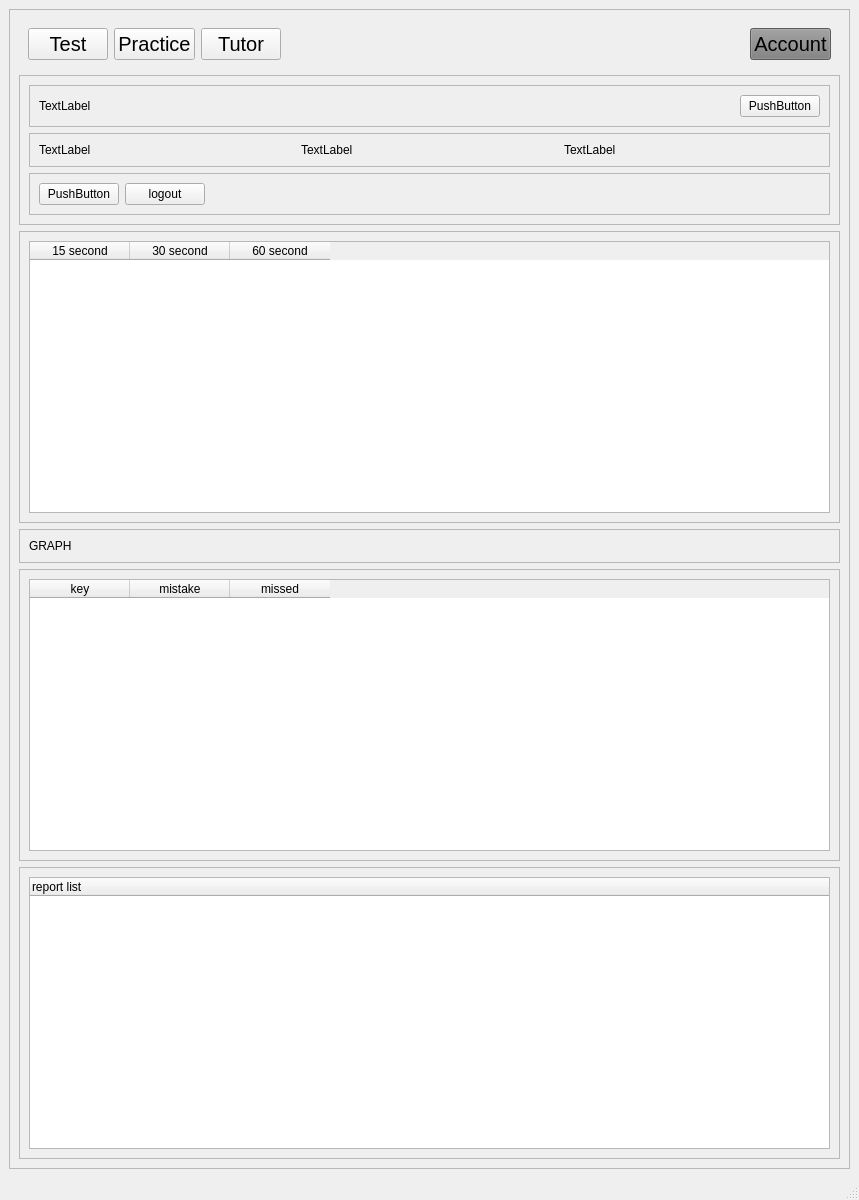
<?xml version="1.0" encoding="UTF-8"?>
<ui version="4.0">
 <class>MainWindow</class>
 <widget class="QMainWindow" name="MainWindow">
  <property name="geometry">
   <rect>
    <x>0</x>
    <y>0</y>
    <width>859</width>
    <height>1200</height>
   </rect>
  </property>
  <property name="windowTitle">
   <string>MainWindow</string>
  </property>
  <widget class="QWidget" name="centralwidget">
   <layout class="QGridLayout" name="gridLayout_2">
    <item row="0" column="0">
     <widget class="QScrollArea" name="scrollArea">
      <property name="widgetResizable">
       <bool>true</bool>
      </property>
      <widget class="QWidget" name="scrollAreaWidgetContents">
       <property name="geometry">
        <rect>
         <x>0</x>
         <y>0</y>
         <width>839</width>
         <height>1137</height>
        </rect>
       </property>
       <layout class="QGridLayout" name="gridLayout">
        <item row="0" column="0">
         <widget class="QFrame" name="frame">
          <property name="sizePolicy">
           <sizepolicy hsizetype="Preferred" vsizetype="Preferred">
            <horstretch>0</horstretch>
            <verstretch>0</verstretch>
           </sizepolicy>
          </property>
          <property name="font">
           <font>
            <pointsize>15</pointsize>
           </font>
          </property>
          <property name="styleSheet">
           <string notr="true"/>
          </property>
          <property name="frameShape">
           <enum>QFrame::NoFrame</enum>
          </property>
          <property name="frameShadow">
           <enum>QFrame::Plain</enum>
          </property>
          <layout class="QHBoxLayout" name="horizontalLayout">
           <item>
            <widget class="QPushButton" name="test_session">
             <property name="font">
              <font>
               <pointsize>15</pointsize>
              </font>
             </property>
             <property name="styleSheet">
              <string notr="true"/>
             </property>
             <property name="text">
              <string>Test</string>
             </property>
             <property name="checkable">
              <bool>false</bool>
             </property>
            </widget>
           </item>
           <item>
            <widget class="QPushButton" name="practice_button">
             <property name="font">
              <font>
               <pointsize>15</pointsize>
              </font>
             </property>
             <property name="styleSheet">
              <string notr="true"/>
             </property>
             <property name="text">
              <string>Practice</string>
             </property>
            </widget>
           </item>
           <item>
            <widget class="QPushButton" name="pushButton_3">
             <property name="font">
              <font>
               <pointsize>15</pointsize>
              </font>
             </property>
             <property name="styleSheet">
              <string notr="true"/>
             </property>
             <property name="text">
              <string>Tutor</string>
             </property>
            </widget>
           </item>
           <item>
            <spacer name="horizontalSpacer">
             <property name="font">
              <font>
               <pointsize>15</pointsize>
              </font>
             </property>
             <property name="orientation">
              <enum>Qt::Horizontal</enum>
             </property>
             <property name="sizeHint" stdset="0">
              <size>
               <width>40</width>
               <height>20</height>
              </size>
             </property>
            </spacer>
           </item>
           <item>
            <widget class="QPushButton" name="account_btn">
             <property name="font">
              <font>
               <pointsize>15</pointsize>
              </font>
             </property>
             <property name="styleSheet">
              <string notr="true">background-color:#7f7f7f;</string>
             </property>
             <property name="text">
              <string>Account</string>
             </property>
            </widget>
           </item>
          </layout>
         </widget>
        </item>
        <item row="1" column="0">
         <widget class="QFrame" name="frame_3">
          <property name="frameShape">
           <enum>QFrame::StyledPanel</enum>
          </property>
          <property name="frameShadow">
           <enum>QFrame::Raised</enum>
          </property>
          <layout class="QVBoxLayout" name="verticalLayout">
           <item>
            <widget class="QFrame" name="frame_4">
             <property name="frameShape">
              <enum>QFrame::StyledPanel</enum>
             </property>
             <property name="frameShadow">
              <enum>QFrame::Raised</enum>
             </property>
             <layout class="QHBoxLayout" name="horizontalLayout_2">
              <item>
               <widget class="QLabel" name="label">
                <property name="text">
                 <string>TextLabel</string>
                </property>
               </widget>
              </item>
              <item>
               <spacer name="horizontalSpacer_2">
                <property name="orientation">
                 <enum>Qt::Horizontal</enum>
                </property>
                <property name="sizeHint" stdset="0">
                 <size>
                  <width>543</width>
                  <height>20</height>
                 </size>
                </property>
               </spacer>
              </item>
              <item>
               <widget class="QPushButton" name="pushButton">
                <property name="text">
                 <string>PushButton</string>
                </property>
               </widget>
              </item>
             </layout>
            </widget>
           </item>
           <item>
            <widget class="QFrame" name="frame_5">
             <property name="frameShape">
              <enum>QFrame::StyledPanel</enum>
             </property>
             <property name="frameShadow">
              <enum>QFrame::Raised</enum>
             </property>
             <layout class="QHBoxLayout" name="horizontalLayout_3">
              <item>
               <widget class="QLabel" name="label_2">
                <property name="text">
                 <string>TextLabel</string>
                </property>
               </widget>
              </item>
              <item>
               <widget class="QLabel" name="label_3">
                <property name="text">
                 <string>TextLabel</string>
                </property>
               </widget>
              </item>
              <item>
               <widget class="QLabel" name="label_4">
                <property name="text">
                 <string>TextLabel</string>
                </property>
               </widget>
              </item>
             </layout>
            </widget>
           </item>
           <item>
            <widget class="QFrame" name="frame_6">
             <property name="frameShape">
              <enum>QFrame::StyledPanel</enum>
             </property>
             <property name="frameShadow">
              <enum>QFrame::Raised</enum>
             </property>
             <layout class="QGridLayout" name="gridLayout_7">
              <item row="0" column="0">
               <widget class="QPushButton" name="pushButton_2">
                <property name="text">
                 <string>PushButton</string>
                </property>
               </widget>
              </item>
              <item row="0" column="1">
               <widget class="QPushButton" name="logout_btn">
                <property name="text">
                 <string>logout</string>
                </property>
               </widget>
              </item>
              <item row="0" column="2">
               <spacer name="horizontalSpacer_3">
                <property name="orientation">
                 <enum>Qt::Horizontal</enum>
                </property>
                <property name="sizeHint" stdset="0">
                 <size>
                  <width>516</width>
                  <height>20</height>
                 </size>
                </property>
               </spacer>
              </item>
             </layout>
            </widget>
           </item>
          </layout>
         </widget>
        </item>
        <item row="2" column="0">
         <widget class="QFrame" name="frame_7">
          <property name="frameShape">
           <enum>QFrame::StyledPanel</enum>
          </property>
          <property name="frameShadow">
           <enum>QFrame::Raised</enum>
          </property>
          <layout class="QGridLayout" name="gridLayout_3">
           <item row="0" column="0">
            <widget class="QTableWidget" name="tableWidget">
             <property name="minimumSize">
              <size>
               <width>0</width>
               <height>100</height>
              </size>
             </property>
             <column>
              <property name="text">
               <string>15 second</string>
              </property>
             </column>
             <column>
              <property name="text">
               <string>30 second</string>
              </property>
             </column>
             <column>
              <property name="text">
               <string>60 second</string>
              </property>
             </column>
            </widget>
           </item>
          </layout>
         </widget>
        </item>
        <item row="3" column="0">
         <widget class="QFrame" name="frame_8">
          <property name="frameShape">
           <enum>QFrame::StyledPanel</enum>
          </property>
          <property name="frameShadow">
           <enum>QFrame::Raised</enum>
          </property>
          <layout class="QGridLayout" name="gridLayout_4">
           <item row="0" column="0">
            <widget class="QLabel" name="label_5">
             <property name="text">
              <string>GRAPH</string>
             </property>
            </widget>
           </item>
          </layout>
         </widget>
        </item>
        <item row="4" column="0">
         <widget class="QFrame" name="frame_9">
          <property name="frameShape">
           <enum>QFrame::StyledPanel</enum>
          </property>
          <property name="frameShadow">
           <enum>QFrame::Raised</enum>
          </property>
          <layout class="QGridLayout" name="gridLayout_5">
           <item row="0" column="0">
            <widget class="QTableWidget" name="tableWidget_2">
             <property name="minimumSize">
              <size>
               <width>0</width>
               <height>100</height>
              </size>
             </property>
             <column>
              <property name="text">
               <string>key</string>
              </property>
             </column>
             <column>
              <property name="text">
               <string>mistake</string>
              </property>
             </column>
             <column>
              <property name="text">
               <string>missed</string>
              </property>
             </column>
            </widget>
           </item>
          </layout>
         </widget>
        </item>
        <item row="5" column="0">
         <widget class="QFrame" name="frame_10">
          <property name="frameShape">
           <enum>QFrame::StyledPanel</enum>
          </property>
          <property name="frameShadow">
           <enum>QFrame::Raised</enum>
          </property>
          <layout class="QGridLayout" name="gridLayout_6">
           <item row="0" column="0">
            <widget class="QTreeWidget" name="treeWidget">
             <property name="minimumSize">
              <size>
               <width>0</width>
               <height>100</height>
              </size>
             </property>
             <column>
              <property name="text">
               <string>report list</string>
              </property>
             </column>
            </widget>
           </item>
          </layout>
         </widget>
        </item>
       </layout>
      </widget>
     </widget>
    </item>
   </layout>
  </widget>
  <widget class="QMenuBar" name="menubar">
   <property name="geometry">
    <rect>
     <x>0</x>
     <y>0</y>
     <width>859</width>
     <height>21</height>
    </rect>
   </property>
  </widget>
  <widget class="QStatusBar" name="statusbar"/>
 </widget>
 <resources/>
 <connections/>
</ui>
